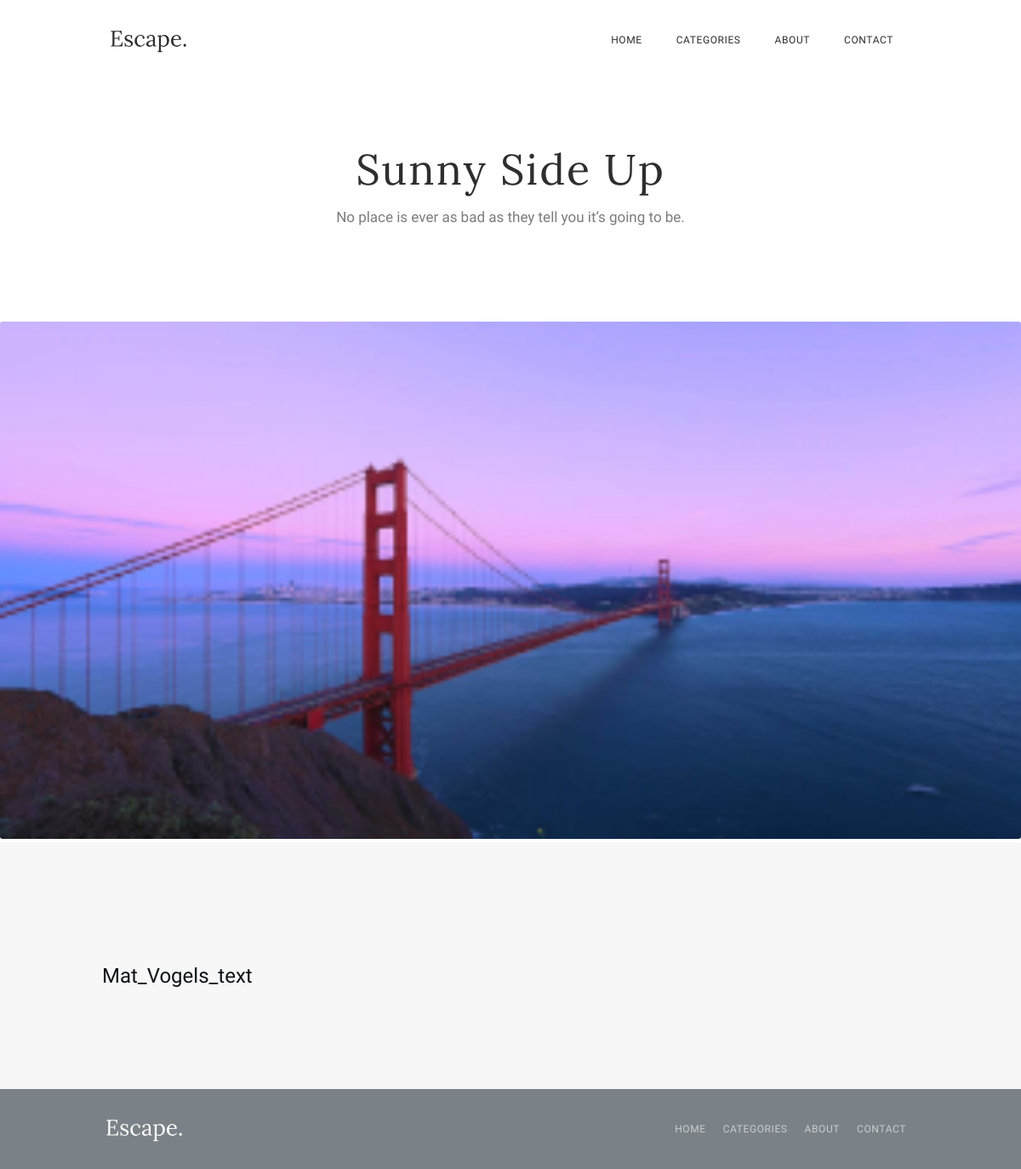
The app's page /post?id=4 with its own data.
### tables this page shows
CREATE TABLE post
(
	`id` INT NOT NULL AUTO_INCREMENT,
	`title` VARCHAR(255),
	`subtitle` VARCHAR(255),
	`content` TEXT NOT NULL,
	`author` VARCHAR(255),
	`author_url` VARCHAR(255),
	`publish_date` VARCHAR(255),
	`image_url` VARCHAR(255),
	`featured` TINYINT(1) DEFAULT 0,
	PRIMARY KEY (`id`)
);

### post.php (the view, shortened to what this page needs)
<?php
$id = $_GET['id'];
function createDBConnection(): mysqli {
    $conn = new mysqli(HOST, USERNAME, PASSWORD, DATABASE);
    return $conn;
  }
  function getAndPrintPostFromDB(mysqli $conn): void {
    global $id, $post;
    $sql = "SELECT * FROM post WHERE id = $id";
    $result = $conn->query($sql);
    $post = $result->fetch_assoc();
  }
  $conn = createDBConnection();
  getAndPrintPostFromDB($conn);
?>
<!DOCTYPE html>
<html>
<head>
    <link rel="stylesheet" href="/static/style/post.css">
</head>
<body>
    <header class="header">
    <div class="top-bar">
            <img class="logo-escape" src="/static/img/logo-escape-black.svg" alt="logo Escape.">
            <nav class="navigation">
                <ul class="navigation__list">
                    <li class="navigation__list-item">
                        <a class="navigation__link" href="./home">Home</a>
                    </li>
                    <li class="navigation__list-item">
                        <a class="navigation__link" href="#">Categories</a>
                    </li>
                    <li class="navigation__list-item">
                        <a class="navigation__link" href="#">About</a>
                    </li>
                    <li class="navigation__list-item">
                        <a class="navigation__link" href="#">Contact</a>
                    </li>
                </ul>
            </nav>
        </div>
    </header>
    <main class="main">
        <h1 class="title"><?= $post['title'] ?></h1>
        <h6 class="under-title"><?= $post['subtitle'] ?></h6>
        <img class="image" src="/static/img/<?= $post['image_url'] ?>" alt="<?= $post['title'] ?>">
        <div class="content">
            <p class="content__text">
                <?= $post['content'] ?>
            </p>
        </div>
    </main>
    <footer class="footer">
        <div class="bottom-bar">
            <img class="logo-escape" src="/static/img/logo-escape-white.svg" alt="logo Escape.">
            <nav class="navigation footer-nav">
                <ul class="navigation__list">
                    <li class="navigation__list-item">
                        <a class="navigation__link navigation__link_padding" href="./home">Home</a>
                    </li>
                    <li class="navigation__list-item">
                        <a class="navigation__link navigation__link_padding" href="#">Categories</a>
                    </li>
                    <li class="navigation__list-item">
                        <a class="navigation__link navigation__link_padding" href="#">About</a>
                    </li>
                    <li class="navigation__list-item">
                        <a class="navigation__link navigation__link_padding" href="#">Contact</a>
                    </li>
                </ul>
            </nav>
        </div>
    </footer>
</body>
</html>

### src/style/post.css (style rules this page uses)
* { margin: 0; padding: 0; }
.title { margin: 0 auto; max-width: 498px; font: 400 50px/51px Lora, sans-serif; letter-spacing: 2px; text-align: center; color: rgba(46, 46, 46, 1); margin-bottom: 20px; padding: 0 20px; }
.under-title { margin: 0 auto; max-width: 504px; font: 400 17px/20px Oxygen, sans-serif; letter-spacing: 0; text-align: center; color: rgba(46, 46, 46, 0.63); margin-bottom: 113px; padding: 0 20px; }
.image { width: 100%; margin: 0 auto; border-radius: 3px; }
.main { width: 100%; }
.content { width: 100%; background: rgba(247, 247, 247, 1); }
.content__text { margin: 0 auto; max-width: 960px; padding-top: 60px; padding-bottom: 40px; padding-left: 20px; padding-right: 20px; font: 400 24px/35px Oxygen, sans-serif; letter-spacing: 0; text-align: left; color: rgba(16, 19, 21, 1); }
@media screen and (min-width: 1024px) { .content__text { margin: 0 auto; max-width: 960px; padding-top: 140px; padding-bottom: 115px; padding-left: 20px; padding-right: 20px; font: 400 24px/35px Oxygen, sans-serif; letter-spacing: 0; text-align: left; color: rgba(16, 19, 21, 1); } }
.header { width: 100%; }
.top-bar { padding: 17px 40px; max-width: 940px; margin: 0 auto 80px; display: flex; flex-wrap: wrap; justify-content: space-between; }
.logo-escape { position: relative; z-index: 1; padding-top: 3px; }
.navigation { display: none; }
.footer-nav { display: block; }
.navigation__list { display: flex; list-style: none; flex-direction: column; justify-content:start; }
.navigation__link { display: block; text-decoration: none; font: 400 11px/26px Oxygen, sans-serif; letter-spacing: 0.6px; text-align: right; color: rgba(46, 46, 46, 1); text-transform: uppercase; }
@media screen and (min-width: 768px) { .navigation { display: block; } }
@media screen and (min-width: 768px) { .navigation__list { display: flex; list-style: none; justify-content: center; flex-wrap: wrap; flex-direction: row; } }
@media screen and (min-width: 768px) { .navigation__link { display: block; text-decoration: none; padding: 10px 20px; font: 400 12px/40px Oxygen, sans-serif; letter-spacing: 0.6px; text-align: left; text-transform: uppercase; } }
.footer { width: 100%; background: url(../img/footer-background.png) rgba(35, 47, 56, 0.6); background-blend-mode: multiply; background-size: cover; }
.bottom-bar { padding: 17px 40px; max-width: 950px; margin: 0 auto; display: flex; flex-wrap: wrap; justify-content: space-between; }
.navigation__link_padding { padding-left: 10px; padding-right: 10px; color: rgba(255, 255, 255, 0.6); }

### records on screen
post: title "Sunny Side Up", subtitle "No place is ever as bad as they tell you it’s going to be.", image_url (picture), content "Mat_Vogels_text"
